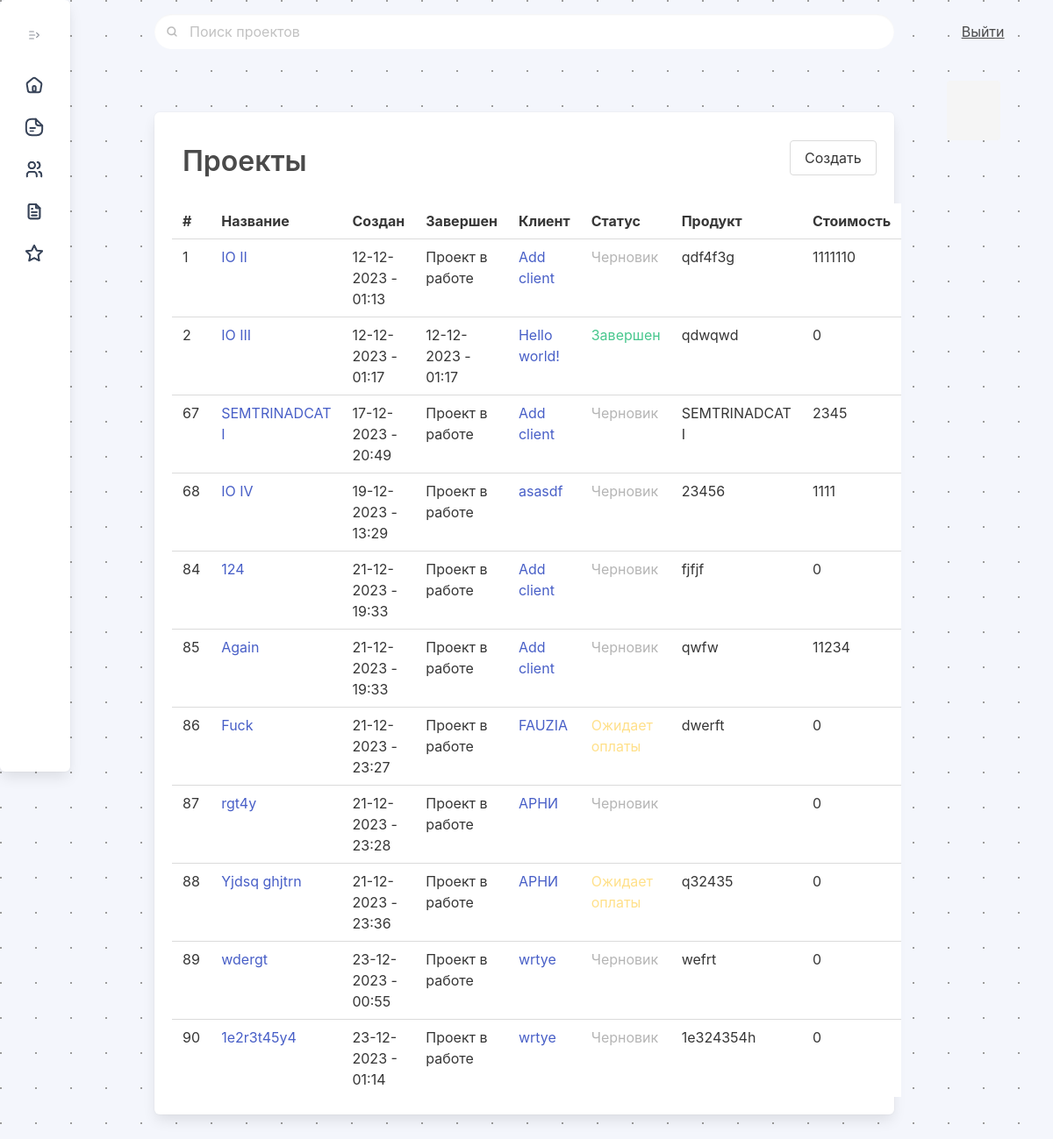
The page /projects/ on the database as committed earlier.
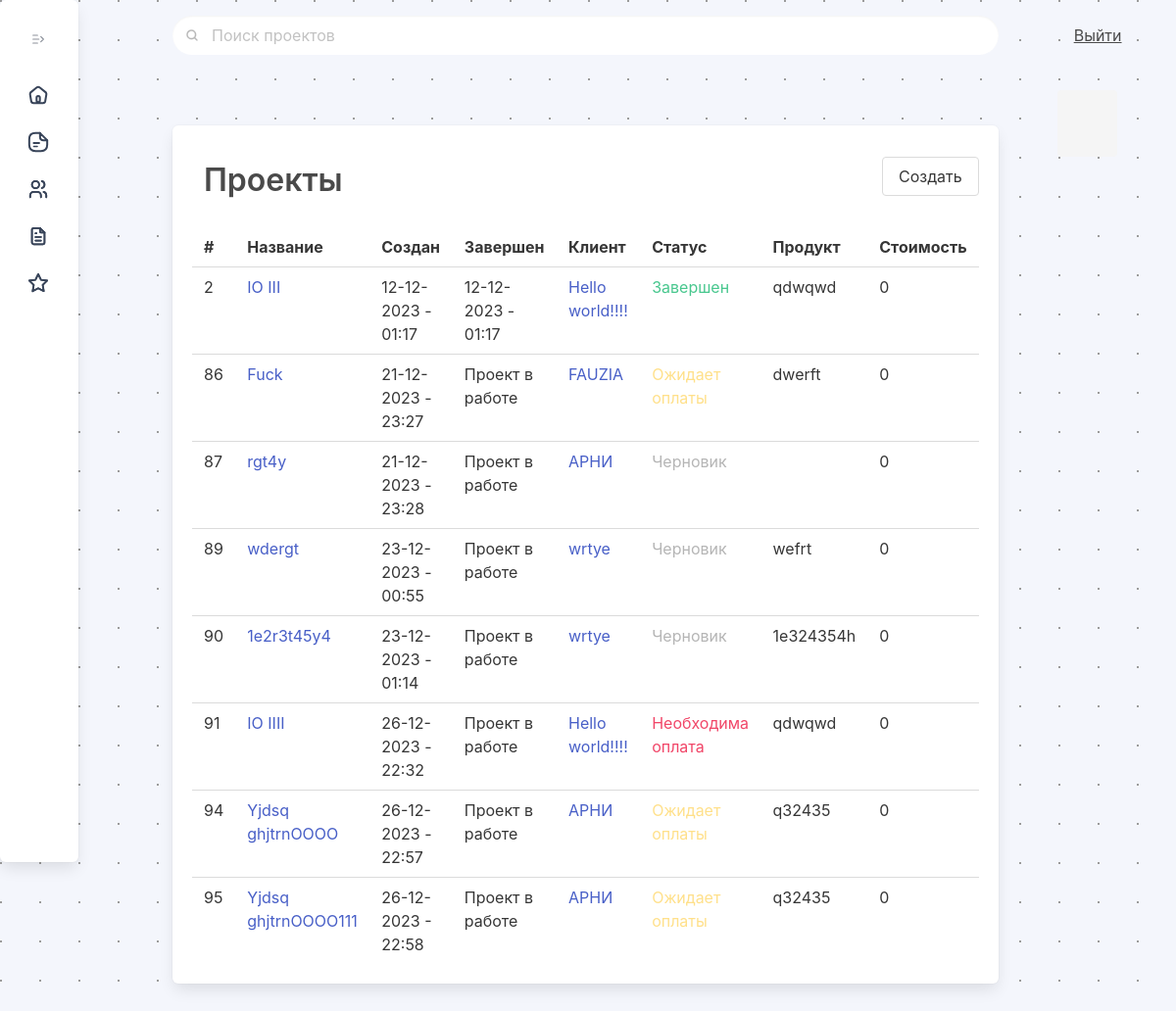
The same page on the database as committed later.
### ipmalpha/models.py (models this page shows, shortened)
class Project(models.Model):
    project_name = models.CharField(max_length=512, unique = True)
    project_created = models.DateTimeField(null=True, default=timezone.now)
    project_finished = models.DateTimeField(null=True)
    project_status = models.ForeignKey(Status, on_delete=models.CASCADE, null=True, default="Draft")
    project_client = models.ForeignKey(Client, on_delete=models.CASCADE, null=True, related_name='project')
    project_product = models.CharField(max_length=512)
    project_sum = models.IntegerField(default=0)
    def get_absolute_url(self):
        return reverse("project_view", kwargs={'pk': self.pk})
    class Meta:
        ordering = ["pk"]
        verbose_name = "project"
        verbose_name_plural = "projects"
    pass

class Status(models.Model):
    status_name = models.CharField(max_length=100)
    status_color = models.CharField(max_length=512, default='table-primary')
    def __str__(self):
        return self.status_name
    class Meta:
        ordering = ["id"]
        verbose_name = "status"
        verbose_name_plural = "statuses"
    pass

### ipmclients/models.py (models this page shows, shortened)
class Client(models.Model):
    client_name = models.CharField(max_length=512, unique = True)
    def __str__(self):
        return self.client_name
    client_contact = models.CharField(max_length=512, null=True)
    client_telegram = models.CharField(max_length=64, null=True)
    client_phone = models.CharField(max_length=11, null=True)
    client_roletype = models.CharField(max_length=512, null=True)
    client_agreements = models.CharField(max_length=1024, null=True)
    client_active = models.BooleanField(default=True)
    def get_absolute_url(self):
        return reverse("client_view", kwargs={'pk': self.pk})
    class Meta:
        ordering = ["id"]
        verbose_name = "client"
        verbose_name_plural = "clients"
    pass

### ipmalpha/views.py (the view)
# urls.py: path('projects/', projects_page, name="projects_page"),
def projects_page(request):
    all_projects = Project.objects.all()
    successmessagetext = ""
    if request.method == 'POST':
        projectform = AddProjectForm(request.POST)
        if projectform.is_valid():
            successmessagetext = 'Проект был добавлен в список проектов.'
            try:
                instance = projectform.save()
                messages.success(request, 'Добавлен проект')
                return redirect('ProjectDetailView')
            except:
                projectform.add_error(None, "Error")
                projectform = AddProjectForm()
    else:
        projectform = AddProjectForm()
    client_results = Client.objects.all()
    projectform = AddProjectForm
    projectfilterform = FilterProjectForm
    search_result = request.GET.get('search')
    if search_result:
        all_projects = all_projects.filter(Q(project_name__icontains=search_result)| Q(id__icontains=search_result)| Q(project_product__icontains=search_result) | Q(project_client__client_name__icontains=search_result))
    return render(request, 'projects_page.html', {'projects': all_projects, 'projectform': projectform, 'transaction': Transaction.objects.all(), 'showclient': client_results, 'successmessagetext': successmessagetext, 'projectfilterform': projectfilterform, 'search_result': search_result})

### templates/projects_page.html (shortened to what this page needs)
{% extends 'main/index.html' %}
{% load static %}
{% block content %}
<div class="column is-11 py-6 px-6">
    <div class="box has-background-white">
    <h1 class="is-size-3 pl-3 has-text-weight-semibold pt-3 pb-5">Проекты <button class="button is-pulled-right modalProjectsFormButton" data-target="modalProjectsForm">Создать</button></h1>
    <table class="table is-hoverable is-fullwidth">
      <tr>
        <th>#
        </th>
        <th>Название
        </th>
        <th>Создан
        </th>
        <th>Завершен
        </th>
        <th>Клиент
        </th>
        <th>Статус
        </th>
        <th>Продукт
        </th>
        <th>Стоимость
        </th>
      </tr>
      {% if projects %}
        {% for project in projects %}
        <tr class="is-size-6 truncate-text">
          <td>{{ project.id }}
          </td>
          <td class="truncate-text"><a href="{{ project.get_absolute_url }}"> {{ project.project_name }}</a>
          </td>
          <td>{{ project.project_created|date:'d-m-Y - H:i' }}
          </td>
          <td class="">{% if project.project_finished %}
            {{ project.project_finished|date:'d-m-Y - H:i' }}
            {% else %}
            Проект в работе
            {% endif %}
          </td>
          <td><a href="{{ project.project_client.get_absolute_url }}">{{ project.project_client.client_name }} </a>
          </td>
          <td><span class="has-text-{{ project.project_status.status_color }}"> {{ project.project_status }} </span>
          </td>
          <td>{{ project.project_product }}
          </td>
          <td>{{ project.project_sum }}
          </td>
        </tr>
        {% endfor %}
        {% else %}
        <tr>
          <td></td>
          <td colspan="8"><span class="text-secondary">Проектов еще нет. </span> </td>
        </tr>
        {% endif%}
    </table>
    </div>
  </div>
  <div class="column is-1">
    <div class="">
      <div class="notification notification-on-top is-primary is-hidden has-text-grey-light pt-6 pl-0 ml-0">
      </div>
    </div>
  </div>
  {% endblock %}

Rows that differ between the two databases and show on the page:
removed Project: id "1", project_name "IO II", project_created "12-12-2023 - 01:13", shows "Проект в работе", project_client.client_name "Add client", project_status "Черновик", project_product "qdf4f3g", project_sum "1111110"
removed Project: id "67", project_name "SEMTRINADCAT I", project_created "17-12-2023 - 20:49", shows "Проект в работе", project_client.client_name "Add client", project_status "Черновик", project_product "SEMTRINADCAT I", project_sum "2345"
removed Project: id "68", project_name "IO IV", project_created "19-12-2023 - 13:29", shows "Проект в работе", project_client.client_name "asasdf", project_status "Черновик", project_product "23456", project_sum "1111"
removed Project: id "84", project_name "124", project_created "21-12-2023 - 19:33", shows "Проект в работе", project_client.client_name "Add client", project_status "Черновик", project_product "fjfjf", project_sum "0"
removed Project: id "85", project_name "Again", project_created "21-12-2023 - 19:33", shows "Проект в работе", project_client.client_name "Add client", project_status "Черновик", project_product "qwfw", project_sum "11234"
removed Project: id "88", project_name "Yjdsq ghjtrn", project_created "21-12-2023 - 23:36", shows "Проект в работе", project_client.client_name "АРНИ", project_status "Ожидает оплаты", project_product "q32435", project_sum "0"
changed through a linked row, Project "IO III": project_client.client_name "Hello world!" → "Hello world!!!!"
added Project: id "91", project_name "IO IIII", project_created "26-12-2023 - 22:32", shows "Проект в работе", project_client.client_name "Hello world!!!!", project_status "Необходима оплата", project_product "qdwqwd", project_sum "0"
added Project: id "94", project_name "Yjdsq ghjtrnOOOO", project_created "26-12-2023 - 22:57", shows "Проект в работе", project_client.client_name "АРНИ", project_status "Ожидает оплаты", project_product "q32435", project_sum "0"
added Project: id "95", project_name "Yjdsq ghjtrnOOOO111", project_created "26-12-2023 - 22:58", shows "Проект в работе", project_client.client_name "АРНИ", project_status "Ожидает оплаты", project_product "q32435", project_sum "0"
